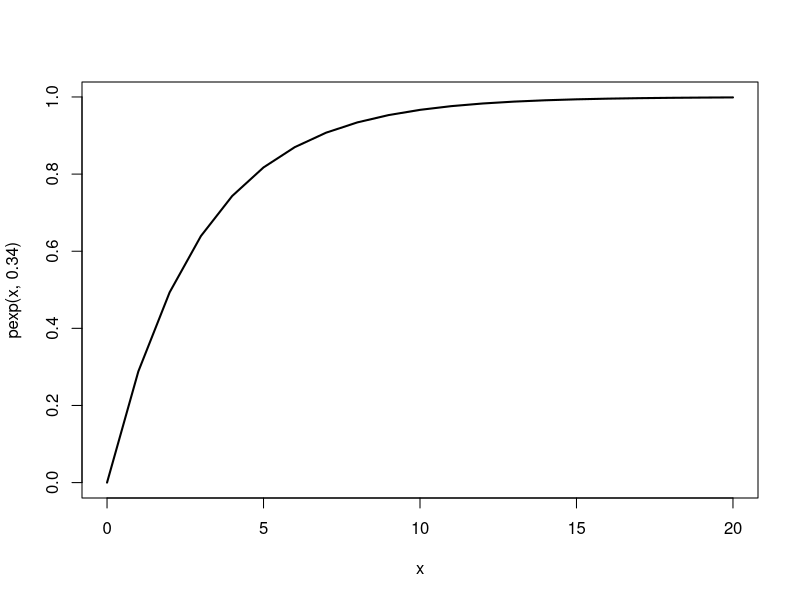
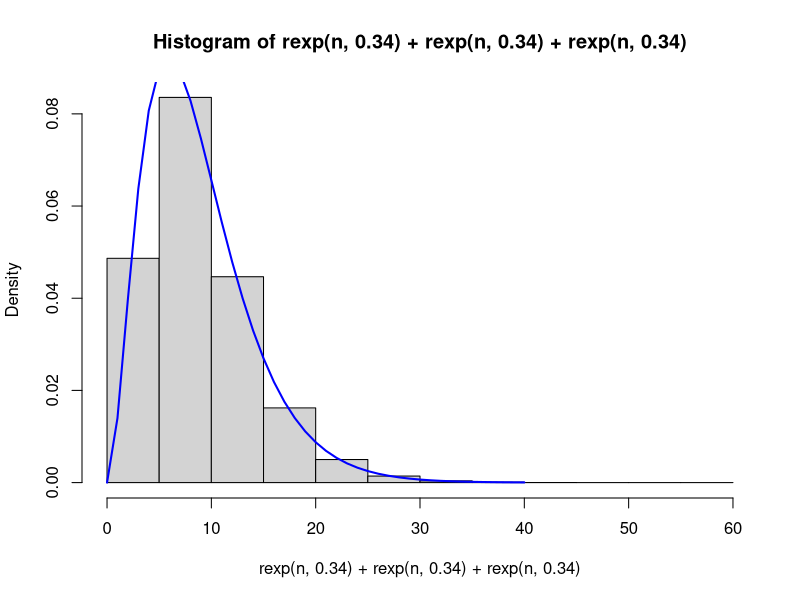
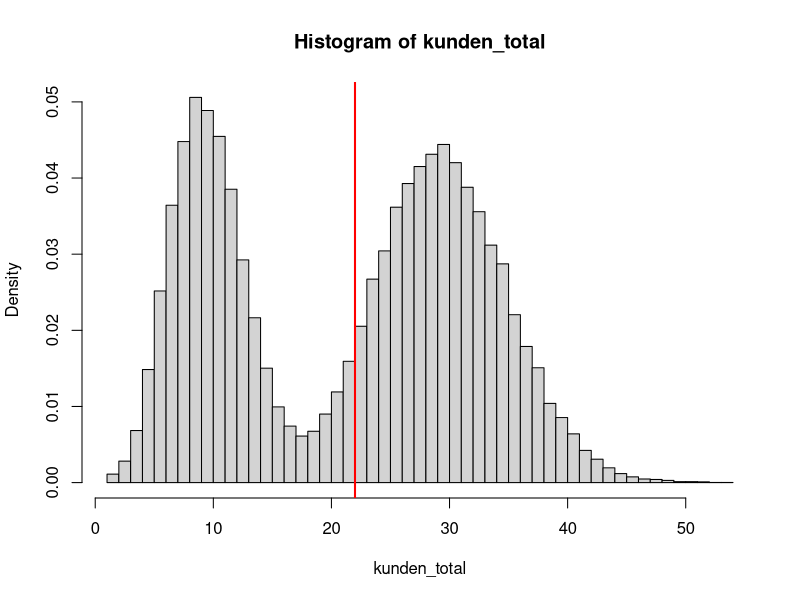

The R source for these figures, in order:
# Aufgabe 1

x <- 0:20
plot(x, pexp(x, 0.34), type = "l", lwd = 2)

pexp(1, 0.34)

pexp(5, 0.34) - pexp(4, 0.34)

n <- 100000
hist(rexp(n, 0.34) + rexp(n, 0.34) + rexp(n, 0.34), freq=F)
lines(0:40, dgamma(0:40, shape = 3, rate = 0.34), col = "blue", lwd = 2)


# Aufgabe 2

n <- 100000
kunden_wetter_schlecht <- rpois(n*0.4, 10)
kunden_wetter_gut <- rpois(n*0.6, 30)
kunden_total <- c(kunden_wetter_gut, kunden_wetter_schlecht)
hist(kunden_total, freq = F, breaks = 50)
abline(v = mean(kunden_total), col = "red", lwd = 2)
mean(kunden_total)

q <- 0.1
fixkosten_pro_tag <- -1000
q_zusatzkosten_pro_kunde <- -qunif(1-q, min = 20, max = 30)
q_einnahmen_pro_kunde <- 60 + qexp(q, 1/30)
umsatz_pro_tag <- numeric(n)
for (i in 1:n){
  umsatz_pro_tag[i] <- fixkosten_pro_tag + kunden_total[i]*q_zusatzkosten_pro_kunde + kunden_total[i]*q_einnahmen_pro_kunde
}
umsatz_pro_tag_immer_offen <- mean(umsatz_pro_tag)


umsatz_pro_tag <- numeric(n)
for (i in 1:length(kunden_wetter_gut)){
  umsatz_pro_tag[i] <- fixkosten_pro_tag + kunden_wetter_gut[i]*q_zusatzkosten_pro_kunde + kunden_wetter_gut[i]*q_einnahmen_pro_kunde
}
umsatz_pro_tag[umsatz_pro_tag == 0] <- -200
umsatz_pro_tag_nur_schön_wetter_offen <- mean(umsatz_pro_tag)



                                      